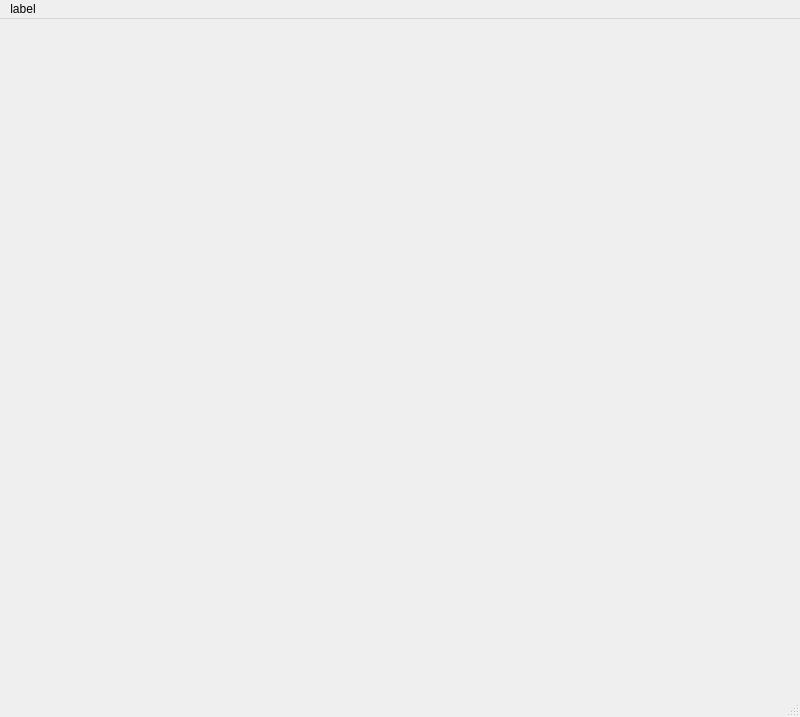
<?xml version="1.0" encoding="UTF-8"?>
<ui version="4.0">
 <class>MainWindow</class>
 <widget class="QMainWindow" name="MainWindow">
  <property name="geometry">
   <rect>
    <x>0</x>
    <y>0</y>
    <width>800</width>
    <height>717</height>
   </rect>
  </property>
  <property name="windowTitle">
   <string>MainWindow</string>
  </property>
  <widget class="QWidget" name="centralwidget"/>
  <widget class="QMenuBar" name="menubar">
   <property name="geometry">
    <rect>
     <x>0</x>
     <y>0</y>
     <width>800</width>
     <height>28</height>
    </rect>
   </property>
   <widget class="QMenu" name="menuLabel">
    <property name="title">
     <string>label</string>
    </property>
   </widget>
   <addaction name="menuLabel"/>
  </widget>
  <widget class="QStatusBar" name="statusbar"/>
 </widget>
 <resources/>
 <connections/>
</ui>
